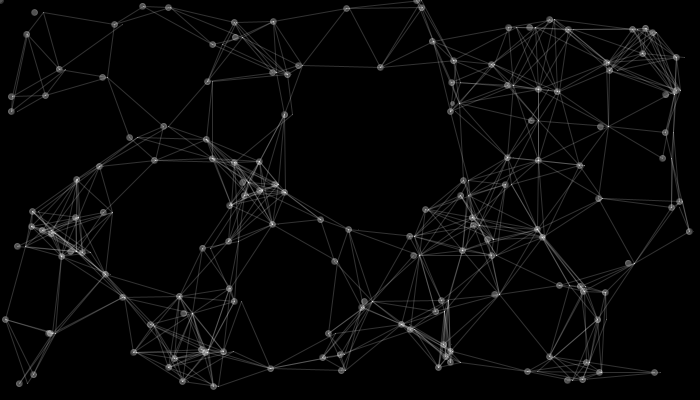
Frame 1 (no input)
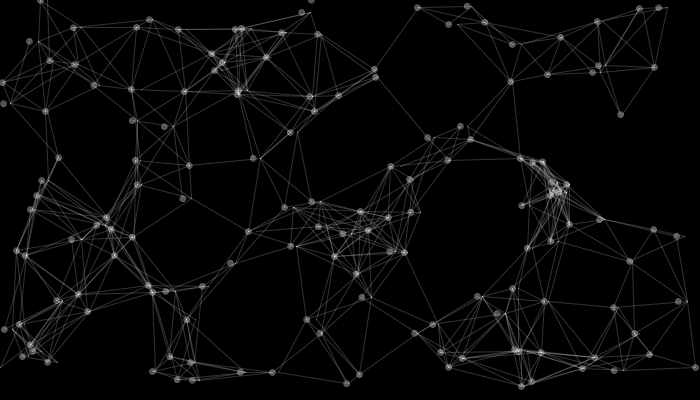
Frame 60 (the mouse pressed at the canvas centre just before this capture)
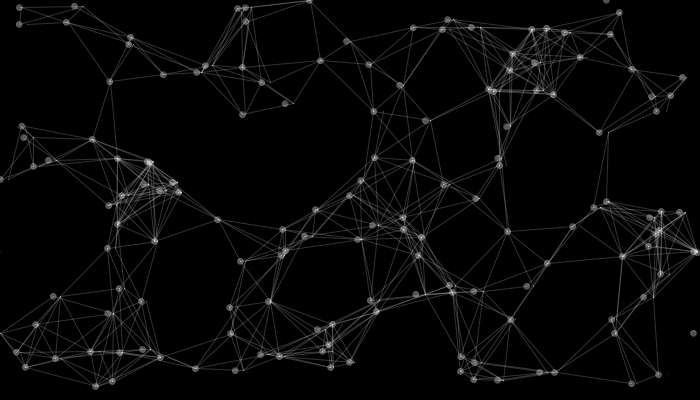
Frame 120 (the mouse held since frame 60 and released just before this capture)

The Processing sketch that drew these frames (run headless with seeded random() and noise(); from frame 60 on, the mouse is pressed at the canvas centre):

// Processing sketch: processing_35996
// ── processing_35996.pde

//////////////////////////////////////////  
int amountlines = 150;      

float[] pointsX = new float[1000];          
float[] pointsY = new float[1000];          
float[] x = new float[1000];          
float[] y = new float[1000]; 
//float[] speed = new float [amountlines];

//////////////////////////////////////////  



void setup() {

  size(700, 400);
  smooth();
  frameRate(10);
 
  for (int a = 0; a < amountlines; a++) {
    pointsX[a] = random(0, 700);         
    pointsY[a] = random(0, 400);         
    x[a] = pointsX[a];                    
    y[a] = pointsY[a]; 
  }
}
  
void draw(){
   background(0);
  

  for (int a = 0; a < amountlines+1; a++) {
    fill(255,80);
    ellipse(x[a],y[a],6,6); 
    x[a] = x[a] + random(0,10);
    
    if(x[a] > width) {
      x[a] = 0;
    }
strokeWeight(1);
stroke(255,50);
    
    for (int b = a; b < amountlines; b++) {
      if (dist(x[b], y[b], x[a], y[a]) < 80) {
        line(x[b], y[b], x[a], y[a]);
      }
    }
  
  }
}
